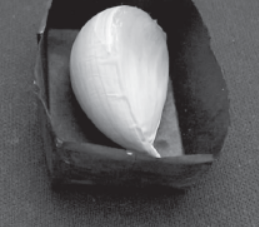
%> input picture 向下.bmp, 259 x 227 px
$ octave main2.m   (GNU Octave 9; MATLAB toolbox functions it lacks are replaced by stand-ins)
%> lines starting %> are read from the running program, lines starting %| are printed output that depends on the picture
a = imread('向下.bmp');               %读入图片
%> a is the input picture: size 227x259x3 uint8; mean R, G, B 97.8, 97.5, 99.3
I = rgb2gray(a);                      %灰度变换
figure
imshow(I);
%------------------------------------
%图像裁剪
[line_num,row_num] = size(I);
%> line_num = 227; row_num = 259
sum_p = sum(sum(I));
%> sum_p = 5749036
average_line = sum_p/line_num;
%> average_line = 25326.1
average_row = sum_p/row_num;
%> average_row = 22197.1
ilinee = [];
for iLine = 1:1:line_num
    if(sum(I(iLine,:))<average_line)
        ilinee = [ilinee,iLine];
%         I1(iLine,:)=[];
        disp('hhhh')
    end
end
%> after the loop, ilinee = 111 values from 1 to 227
I(ilinee,:)=[];
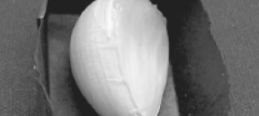
%> I: size 116x259 uint8; min 32, max 252, mean 119.9
figure
imshow(I)
% [29 lines of commented-out code are left out]

$ run again, with 向上.bmp copied over 向下.bmp
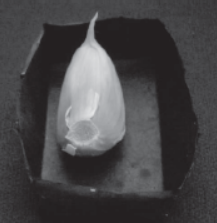
%> input picture 向上.bmp, 217 x 223 px
%> a is the input picture: size 223x217x3 uint8; mean R, G, B 71.5, 70.2, 71.8
%> sum_p = 3423311
%> average_line = 15351.2
%> average_row = 15775.6
%> after the loop `for iLine = 1:1:line_num`: ilinee = 126 values from 1 to 223
%> `I(ilinee,:)=[];`:
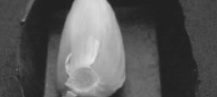
%> I: size 97x217 uint8; min 32, max 228, mean 88.5
